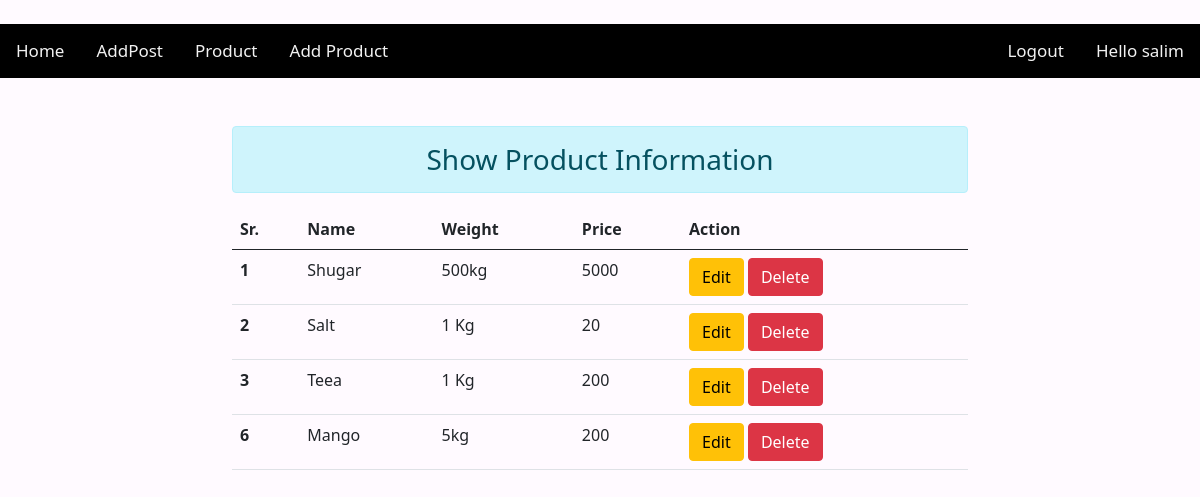
Screenshot of /product/ (signed in) with the database file from the repository.
### product/models.py (models this page shows)
class Product(models.Model):
    name = models.CharField(max_length=100)
    weight = models.CharField(max_length=20)
    price = models.IntegerField()
    creat_at = models.DateTimeField(auto_now_add=True)
    updated_at = models.DateTimeField(auto_now=True)

### product/views.py (the view)
# urls.py: path('',include('product.urls')),
def product(request):
    product = Product.objects.all()
    context = {'product':product}
    return render(request,'product.html',context)

### app/templates/product.html (shortened to what this page needs)
{% extends 'base.html' %}
{% block containt %}
<br>
<div class="container">
    <div class="row">
        <div class="col-8 mx-auto">
          <h3 class="alert alert-info text-center">Show Product Information</h3>
            <table class="table">
                <thead>
                  <tr>
                    <th scope="col">Sr.</th>
                    <th scope="col">Name</th>
                    <th scope="col">Weight</th>
                    <th scope="col">Price</th>
                    <th scope="col">Action</th>
                  </tr>
                </thead>
                <tbody>
                {% for prd in product %}
                  <tr>
                    <th>{{prd.id}}</th>
                    <td>{{prd.name}}</td>
                    <td>{{prd.weight}}</td>
                    <td>{{prd.price}}</td>
                    <td>
                      <a href="/edit_product/{{ prd.id }}" class="btn btn-warning">Edit</a>
                      <form action="/delete_product/{{ prd.id }}" method="post" class="d-inline" >
                      <input type="submit" value="Delete" class="btn btn-danger">
                      </form>
                    </td>
                  </tr>
                {% endfor %}
                </tbody>
              </table>
        </div>
    </div>
</div>
{% endblock %}

### app/templates/base.html (shortened to what this page needs)
<!doctype html>
<html lang="en">
  <head>
    <link href="https://cdn.jsdelivr.net/npm/bootstrap@5.0.1/dist/css/bootstrap.min.css" rel="stylesheet">
    <link rel="stylesheet" href="https://cdnjs.cloudflare.com/ajax/libs/font-awesome/4.7.0/css/font-awesome.min.css">
  </head>
    </head>
    <div class="topnav my-4">
      <a class="" href="/">Home</a>
      {% if user.is_authenticated %}
      <a href="/profile" class="text-ligth" style="float: right;">Hello {{user.first_name}}</a>
      <a href="/logout" style="float:right">Logout</a>
      <a href="/blog_post">AddPost</a>
      <a href="/product">Product</a>
      <a href="/add_product">Add Product</a>
      {% else %}
      <a href="/login" style="float:right">Login</a>
      <a href="/signup" style="float:right">Signup</a>
      {% endif %}
    </div>
  <body>
{% block containt%}
{% endblock %}
  </body>
</html>

### app/templates/base.html (style rules this page uses)
body { background:rgb(255, 250, 255); }
.topnav { overflow: hidden; background-color: rgb(0, 0, 0); }
.topnav a { float: left; color: #f2f2f2; text-align: center; padding: 14px 16px; text-decoration: none; font-size: 17px; }

### rows the page displays
Product: id "1", name "Shugar", weight "500kg", price "5000"
Product: id "2", name "Salt", weight "1 Kg", price "20"
Product: id "3", name "Teea", weight "1 Kg", price "200"
Product: id "6", name "Mango", weight "5kg", price "200"

### other values shown
{{ user.first_name }} "salim"
